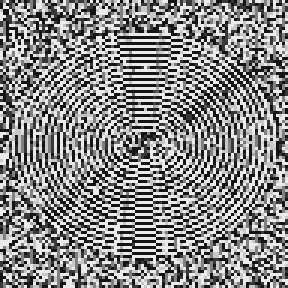
#> input picture data/fingerprint_1771206679.png, 96 x 96 px (shown 3 times larger); its folder holds only this picture in this run
$ python -i preprocess_data.py   (imports and definitions only)
#> lines starting #> are read from the running program, lines starting #| are printed output that depends on the picture
#> further down, picture is the input picture: shape (96, 96, 3); min 20, max 235, mean 134.4
import cv2
import os
import numpy as np
from PIL import Image, ImageEnhance
import random

def augment_image(image):
    """Apply random augmentations to simulate data variety."""
    pil_img = Image.fromarray(image)

    # Random rotation (-15 to +15 degrees)
    angle = random.uniform(-15, 15)
    pil_img = pil_img.rotate(angle, fillcolor=0)
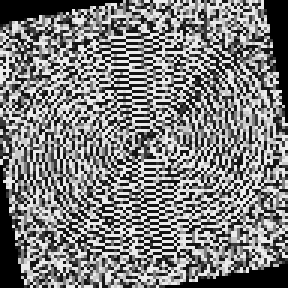
#> pil_img: PIL image 96x96 RGB (shown 3 times larger); min 0, max 235, mean 125.1

    # Random brightness
    enhancer = ImageEnhance.Brightness(pil_img)
    pil_img = enhancer.enhance(random.uniform(0.7, 1.3))
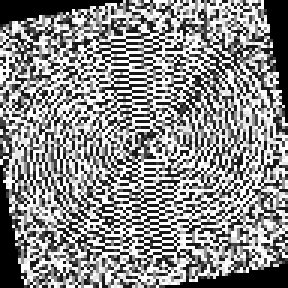
#> pil_img: PIL image 96x96 RGB (shown 3 times larger); min 0, max 255, mean 139.2

    # Random contrast
    enhancer = ImageEnhance.Contrast(pil_img)
    pil_img = enhancer.enhance(random.uniform(0.7, 1.3))

    return np.array(pil_img)

def process_and_save(source_dir, target_dir, img_size=(96, 96), augment=True):
    """Reads, processes, and saves images to the target directory."""
    if not os.path.exists(target_dir):
        os.makedirs(target_dir)

    for filename in os.listdir(source_dir):
        if filename.lower().endswith(('.png', '.bmp')):
            img_path = os.path.join(source_dir, filename)
            img = cv2.imread(img_path, cv2.IMREAD_GRAYSCALE)

            if img is not None:
                # Resize
                img = cv2.resize(img, img_size)
                # Normalize to [0, 1]
                img = img.astype('float32') / 255.0
                # Save original processed image
                base_name = os.path.splitext(filename)[0]
                np.save(os.path.join(target_dir, f"{base_name}_orig.npy"), img)

                if augment:
                    # Create 4 augmented versions
                    for i in range(4):
                        aug_img = augment_image((img * 255).astype('uint8'))
                        aug_img = aug_img.astype('float32') / 255.0
                        np.save(os.path.join(target_dir, f"{base_name}_aug{i}.npy"), aug_img)

# Example usage - Run this for each blood group folder
# process_and_save('raw_fingerprints/A+', 'data/train/A+')

>>> import cv2
>>> picture = cv2.imread('../data/fingerprint_1771206679.png')
>>> result = augment_image(picture)

$ run again, on data/live_capture_1771203017.png
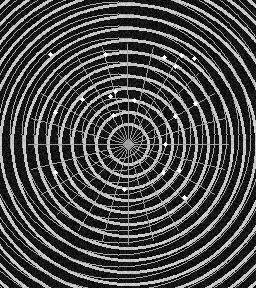
#> input picture data/live_capture_1771203017.png, 256 x 288 px
#> picture is the input picture: shape (288, 256, 3); min 0, max 255, mean 76.2
#> in augment_image, `pil_img = pil_img.rotate(angle, fillcolor=0)`:
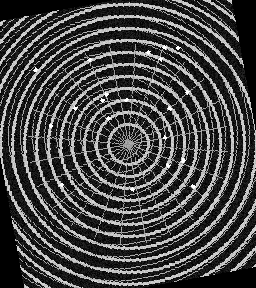
#> pil_img: PIL image 256x288 RGB; min 0, max 255, mean 70.6
#> in augment_image, `pil_img = enhancer.enhance(random.uniform(0.7, 1.3))`:
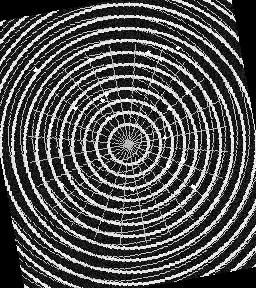
#> pil_img: PIL image 256x288 RGB; min 0, max 255, mean 80.9
